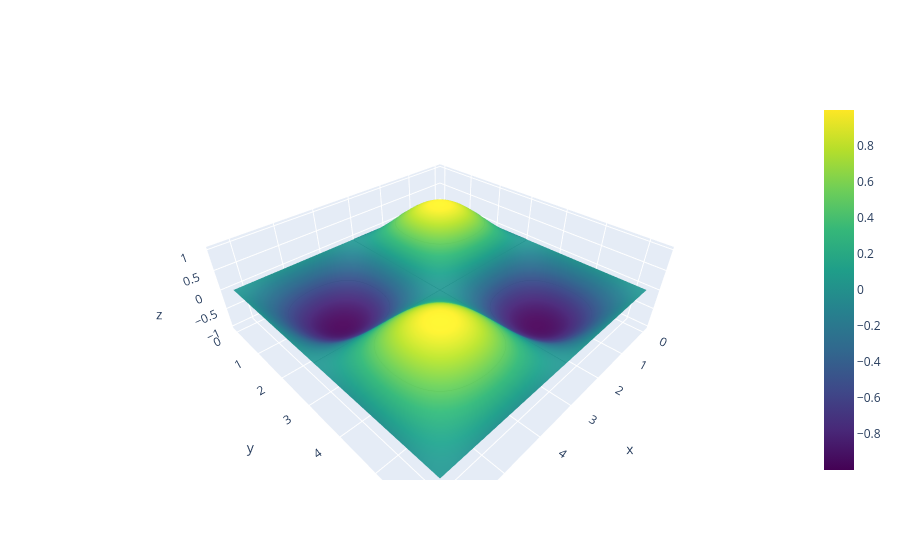

Notebook cell for this chart:
### Markdown cell above
我们数据已经有了，先来看看什么叫交互性：

### Code cell
fig = go.Figure()
surface = go.Surface(
    x=X,
    y=Y,
    z=Z,
    colorscale="Viridis",
    contours={"z": {"show": True, "usecolormap": True}},
)
fig.add_trace(surface)

### Figure 1 — Plotly figure (JSON) as saved in the notebook; plotly's stock layout.template omitted (floating-point values rounded to 4 significant figures; data arrays with more than 128 entries replaced by an {"elided": "..."} marker saying what was removed)
{"data": [{"colorscale": [[0, "#440154"], [0.1111, "#482878"], [0.2222, "#3e4989"], [0.3333, "#31688e"], [0.4444, "#26828e"], [0.5556, "#1f9e89"], [0.6667, "#35b779"], [0.7778, "#6ece58"], [0.8889, "#b5de2b"], [1, "#fde725"]], "contours": {"z": {"show": true, "usecolormap": true}}, "type": "surface", "x": {"elided": "100x100 float values"}, "y": {"elided": "100x100 float values"}, "z": {"elided": "100x100 float values"}}], "layout": {}}
